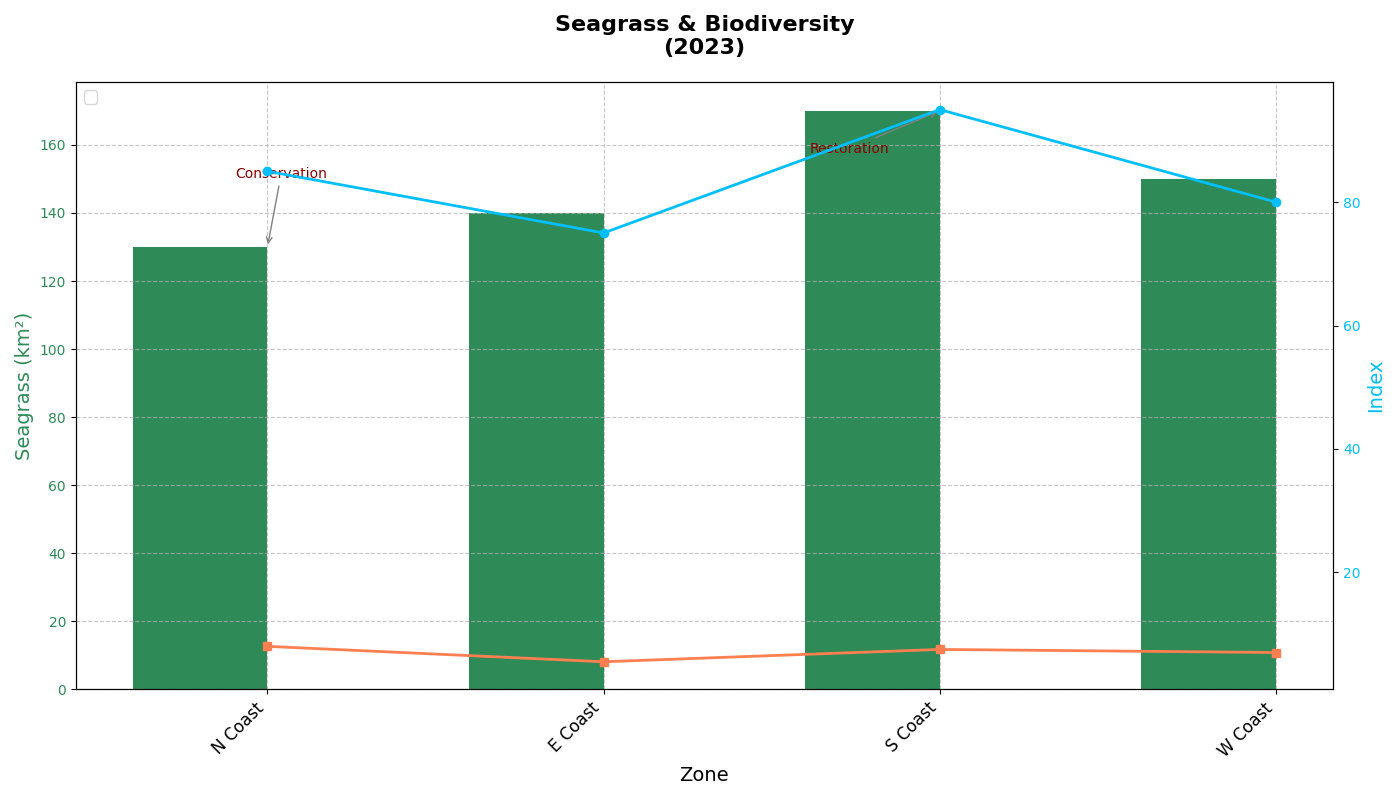

The script that drew this image:
import matplotlib.pyplot as plt
import numpy as np

zones = ['N Coast', 'E Coast', 'S Coast', 'W Coast']

# Randomly altered seagrass coverage data while maintaining the original structure
seagrass_coverage = np.array([130, 140, 170, 150])
# Randomly altered biodiversity index while maintaining the original structure
biodiversity_index = np.array([85, 75, 95, 80])
# Randomly altered coral reef quality while maintaining the original structure
coral_reef_quality = np.array([8, 5.5, 7.5, 7])

bar_width = 0.4

fig, ax1 = plt.subplots(figsize=(14, 8))
x_positions = np.arange(len(zones))

ax1.bar(x_positions - bar_width/2, seagrass_coverage, bar_width, label='Seagrass (km²)', color='seagreen')

ax2 = ax1.twinx()

ax2.plot(x_positions, biodiversity_index, color='deepskyblue', lw=2, marker='o', label='Biodiversity')
ax2.plot(x_positions, coral_reef_quality, color='coral', lw=2, marker='s', label='Coral Quality')

annotations = {
    'N Coast': ('Conservation', (10, 50)),
    'S Coast': ('Restoration', (-65, -30)),
}

for zone, (text, offset) in annotations.items():
    index = np.where(np.array(zones) == zone)[0][0]
    ax1.annotate(
        text,
        (x_positions[index], seagrass_coverage[index]),
        xytext=offset,
        textcoords='offset points',
        arrowprops=dict(arrowstyle='->', color='grey'),
        ha='center', fontsize=10, color='darkred'
    )

ax1.set_title("Seagrass & Biodiversity\n(2023)", fontsize=16, fontweight='bold', pad=20)
ax1.set_xlabel("Zone", fontsize=14)
ax1.set_ylabel("Seagrass (km²)", fontsize=14, color='seagreen')
ax2.set_ylabel("Index", fontsize=14, color='deepskyblue')

bars = ax1.patches
lines = ax2.get_lines()
labels = [bar.get_label() for bar in bars] + [line.get_label() for line in lines]
ax1.legend(lines + [ax1.containers[0]], labels, loc='upper left', fontsize=12)

ax1.set_xticks(x_positions)
ax1.set_xticklabels(zones, rotation=45, ha='right', fontsize=12)
ax1.yaxis.set_tick_params(labelcolor='seagreen')
ax2.yaxis.set_tick_params(labelcolor='deepskyblue')

ax1.grid(True, linestyle='--', alpha=0.7)
plt.tight_layout()
plt.show()
